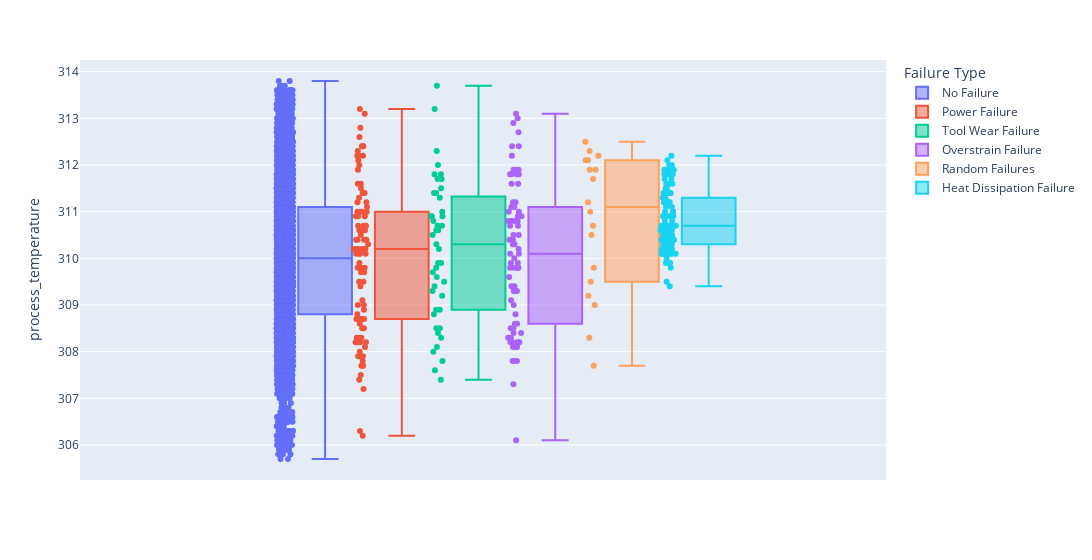

Write notebook code for a chart like this one.
### Code cell
create_histogram('process_temperature')

### Figure 1 — Plotly figure (JSON) as saved in the notebook; plotly's stock layout.template omitted (floating-point values rounded to 4 significant figures; data arrays with more than 128 entries replaced by an {"elided": "..."} marker saying what was removed)
{"data": [{"alignmentgroup": "True", "boxpoints": "all", "hovertemplate": "Failure Type=No Failure<br>process_temperature=%{y}<extra></extra>", "legendgroup": "No Failure", "marker": {"color": "#636efa"}, "name": "No Failure", "notched": false, "offsetgroup": "No Failure", "orientation": "v", "showlegend": true, "type": "box", "x0": " ", "xaxis": "x", "y": {"elided": "9652 float values"}, "y0": " ", "yaxis": "y"}, {"alignmentgroup": "True", "boxpoints": "all", "hovertemplate": "Failure Type=Power Failure<br>process_temperature=%{y}<extra></extra>", "legendgroup": "Power Failure", "marker": {"color": "#EF553B"}, "name": "Power Failure", "notched": false, "offsetgroup": "Power Failure", "orientation": "v", "showlegend": true, "type": "box", "x0": " ", "xaxis": "x", "y": [309.1, 309, 308.3, 308.5, 308.7, 308.2, 308.3, 308.5, 308.7, 309.8, 307.4, 306.3, 306.2, 307.2, 307.5, 307.7, 307.8, 307.9, 309.5, 310.1, 310.2, 308.7, 308.7, 308, 307.9, 307.7, 308.2, 308.9, 308.7, 308.7, 308.2, 308.6, 308.8, 309.4, 309.8, 309.9, 310.9, 310.4, 310.6, 311, 311.6, 311.5, 311.4, 311.2, 311, 310.6, 311, 310.1, 310.2, 309.8, 309.7, 310.4, 310.2, 312, 312.2, 312.4, 313.1, 312.8, 313.2, 312.6, 312.3, 312.1, 312.2, 312.4, 311.9, 310.2, 310.9, 310.9, 310.1, 310.4, 310.7, 310.6, 310.7, 310.7, 311.4, 311.1, 310.5, 310.4, 310.2, 311.3, 311.2, 311, 311.6, 312.4, 312.2, 310.3, 310.1, 309.7, 308.1, 308.3, 307.9, 309, 310.2, 309.5, 308.2], "y0": " ", "yaxis": "y"}, {"alignmentgroup": "True", "boxpoints": "all", "hovertemplate": "Failure Type=Tool Wear Failure<br>process_temperature=%{y}<extra></extra>", "legendgroup": "Tool Wear Failure", "marker": {"color": "#00cc96"}, "name": "Tool Wear Failure", "notched": false, "offsetgroup": "Tool Wear Failure", "orientation": "v", "showlegend": true, "type": "box", "x0": " ", "xaxis": "x", "y": [308.9, 307.8, 308.5, 307.4, 307.6, 308, 309.2, 308.4, 309.3, 309.4, 309.6, 310.9, 310.9, 311.3, 311.5, 310.8, 310.9, 309.7, 310.5, 311.4, 312, 313.7, 313.2, 312.3, 310.2, 310.6, 310.6, 309.9, 309.9, 311, 310.3, 311.4, 311.8, 311.7, 311.7, 311.8, 310.7, 309.5, 308.3, 308.5, 308.8, 308.1, 308.9, 310.7, 309.8], "y0": " ", "yaxis": "y"}, {"alignmentgroup": "True", "boxpoints": "all", "hovertemplate": "Failure Type=Overstrain Failure<br>process_temperature=%{y}<extra></extra>", "legendgroup": "Overstrain Failure", "marker": {"color": "#ab63fa"}, "name": "Overstrain Failure", "notched": false, "offsetgroup": "Overstrain Failure", "orientation": "v", "showlegend": true, "type": "box", "x0": " ", "xaxis": "x", "y": [308.2, 308.1, 308.2, 308.3, 308.3, 308.5, 309.6, 308.1, 306.1, 307.8, 307.8, 307.8, 308.1, 310.4, 310.4, 309.8, 308.4, 308.2, 307.3, 309.4, 308.6, 308.5, 308.8, 309, 309.1, 309.3, 309.3, 309.8, 310.1, 310.8, 310.8, 310.9, 311.2, 311.6, 311, 310.8, 310.5, 311.8, 312.7, 313.1, 312.9, 313, 312.4, 312.4, 312.2, 311.8, 310.7, 311.1, 311, 310.5, 309.9, 310.7, 311.6, 310.3, 311.9, 311.1, 311.2, 311.8, 311.8, 311.8, 311.9, 311.9, 310.9, 310.8, 309.8, 308.4, 308.1, 308.2, 308.6, 309.8, 309.9, 310, 309.8, 310.1, 310.2, 310.3, 309.4, 309.3], "y0": " ", "yaxis": "y"}, {"alignmentgroup": "True", "boxpoints": "all", "hovertemplate": "Failure Type=Random Failures<br>process_temperature=%{y}<extra></extra>", "legendgroup": "Random Failures", "marker": {"color": "#FFA15A"}, "name": "Random Failures", "notched": false, "offsetgroup": "Random Failures", "orientation": "v", "showlegend": true, "type": "box", "x0": " ", "xaxis": "x", "y": [308.3, 309.8, 307.7, 309.5, 309, 309.2, 310.5, 312.3, 312.1, 312.5, 312.2, 311.9, 312.1, 310.7, 311.2, 311, 311.7, 311.9], "y0": " ", "yaxis": "y"}, {"alignmentgroup": "True", "boxpoints": "all", "hovertemplate": "Failure Type=Heat Dissipation Failure<br>process_temperature=%{y}<extra></extra>", "legendgroup": "Heat Dissipation Failure", "marker": {"color": "#19d3f3"}, "name": "Heat Dissipation Failure", "notched": false, "offsetgroup": "Heat Dissipation Failure", "orientation": "v", "showlegend": true, "type": "box", "x0": " ", "xaxis": "x", "y": [309.4, 310.9, 310.8, 310.9, 310.9, 310.6, 310.9, 310.7, 310.4, 310.4, 310.4, 310.4, 310.7, 310.7, 310.7, 310.4, 310.2, 310.2, 310.4, 310.4, 310.5, 310.5, 310.6, 310.6, 310.6, 310.9, 310.7, 310.6, 310.6, 310.7, 310.7, 311, 310.9, 310.9, 311, 311.1, 310.9, 310.1, 309.9, 309.9, 309.9, 309.9, 310.3, 310.1, 310.1, 309.8, 310.1, 309.9, 309.5, 310, 310.1, 310.1, 310.2, 310.3, 310.1, 310.2, 310.1, 310.1, 310.2, 310.3, 310.3, 310.5, 310.5, 310.4, 310.4, 310.2, 310.2, 310.5, 310.3, 310.2, 310.4, 310.6, 310.7, 310.8, 310.9, 311.2, 311.2, 311, 311.1, 311.3, 311.3, 311.3, 311.2, 311.2, 311.4, 311.4, 311.4, 311.3, 311.4, 311.5, 311.8, 311.6, 311.7, 311.8, 311.8, 311.8, 311.6, 311.5, 311.4, 311.2, 311.7, 311.6, 311.9, 312, 311.9, 312.2, 312, 311.9, 311.8, 311.9, 311.8, 312.1], "y0": " ", "yaxis": "y"}], "layout": {"boxmode": "group", "legend": {"title": {"text": "Failure Type"}, "tracegroupgap": 0}, "margin": {"t": 60}, "width": 1200, "xaxis": {"anchor": "y", "domain": [0, 1]}, "yaxis": {"anchor": "x", "domain": [0, 1], "title": {"text": "process_temperature"}}}}
